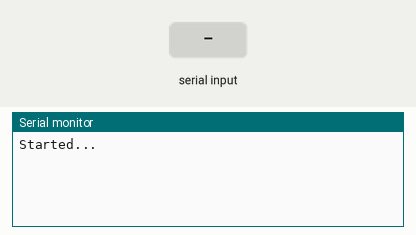
Simulated run of this sketch. Board: Arduino Uno, built with avr-gcc and run on an emulated ATmega328P. Parts: the last lines printed to the serial monitor. The inputs (shaded band) are chosen by the test bench.

Above: at 2.2 s.
2.3 s: "blink" received over the second serial link
At 3.1 s:
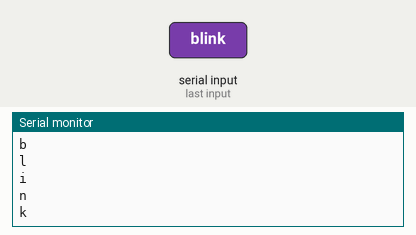
3.8 s: "1" received over the second serial link
At 5.0 s:
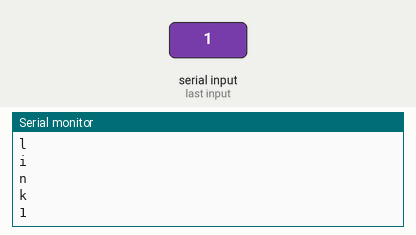

The sketch:

bluetooth.ino
```cpp
/* HC-05 interfacing with NodeMCU ESP8266
    Author: Circuit Digest(circuitdigest.com)

*/
int x ;
int y ;
char data;
static const uint8_t D2   = 4;
static const uint8_t D3   = 0;
static const uint8_t D4   = 2;
static const uint8_t D5   = 14;
static const uint8_t D6   = 12;

#include <SoftwareSerial.h>

SoftwareSerial btSerial(7, 8); // Rx,Tx
//SoftwareSerial btSerial(D5, D6); // Rx,Tx

int led = D4;   // led also the internal led of NodemCU
int ledState = LOW;   // led state to toggle
String ledB = "";

unsigned long previousMillis = 0;  // millis instaed of delay
const long interval = 500;  // blink after ecery 500ms

void setup() {
 digitalWrite(D5, HIGH);
   digitalWrite(D6, LOW);

  delay(1000);
  Serial.begin(9600);
  btSerial.begin(9600);     // bluetooth module baudrate
  pinMode(D4, OUTPUT);
  Serial.println("Started...");
}

void loop() {

  if (btSerial.available() > 0) {    // check if bluetooth module sends some data to esp8266
    char data = btSerial.read();  // read the data from HC-05
      Serial.println (data);
  /*  switch (data)
    {
      case 'B':         // if receive data is 'B'
        ledB = "blink";   // write the string
        break;
      case 'S':              // if receive data is 'S'
        ledB = "stop";
        break;
      default:
        break;
    }*/
  }
  unsigned long currentMillis = millis();
  if (ledB == "blink") {          // if received data is 'B' the start blinking
    Serial.println("blinking started");
       //btSerial.write("11");
       //SoftwareSerial btSerial(D5, D6);

    if (currentMillis - previousMillis >= interval) {
      previousMillis = currentMillis;
      if (ledState == LOW) {
        ledState = HIGH;
      } else {
        ledState = LOW;
      }
      digitalWrite(led, ledState);
    }
  }
}
```

Measured:
- after the input at 2.3 s, the serial monitor: prints a new line at once (image 1)
- after the input at 3.8 s, the serial monitor: prints a new line at once (image 2)
